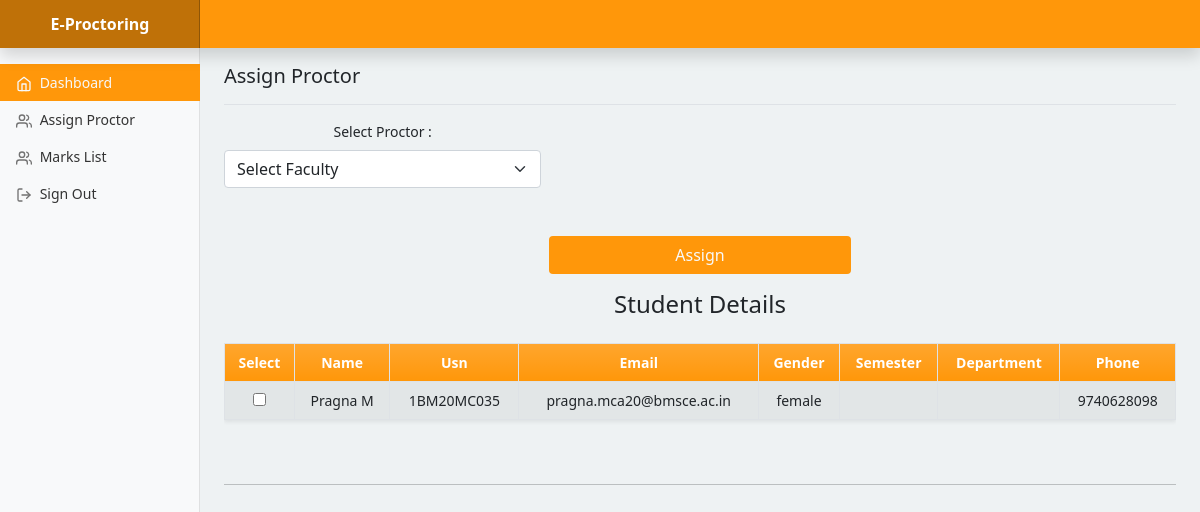
Screenshot of /admin/addproctor.php (signed in) with the database file from the repository.
### tables this page shows
CREATE TABLE `proctoring_student` (
  `id` int(10) NOT NULL,
  `proctoring_student_name` varchar(255) NOT NULL,
  `proctoring_student_gender` varchar(255) NOT NULL,
  `proctoring_student_usn` varchar(255) NOT NULL,
  `proctoring_student_semester` varchar(255) NOT NULL,
  `proctoring_student_department` varchar(255) NOT NULL,
  `proctoring_student_phone` varchar(255) NOT NULL,
  `proctoring_student_email` varchar(255) NOT NULL,
  `Pswd` varchar(50) NOT NULL,
  `Proctor` varchar(50) NOT NULL DEFAULT '--'
);

### admin/addproctor.php (the view, shortened to what this page needs)
<?php
require "../config/database.php";
?>
<!doctype html>
<html lang="en">
<head>
  <link href="../css/bootstrap.css" rel="stylesheet">
  <link rel="stylesheet" href="https://stackpath.bootstrapcdn.com/font-awesome/4.7.0/css/font-awesome.min.css">
</head>
<body>
  <div class="d-flex flex-column min-vh-100 bg-cover" style="background:#eef2f3;">
    <header class="navbar navbar-dark sticky-top flex-md-nowrap p-0 shadow" style="background: #FF970A;">
      <a class="navbar-brand col-md-3 col-lg-2 me-0 px-3 text-center fw-bold" href="../index.php">E-Proctoring</a>
      <div class="form-control w-100" style="background: #FF970A;"></div>
    </header>
    <div class="container-fluid">
      <div class="row">
        <nav id="sidebarMenu" class="col-md-3 col-lg-2 d-md-block bg-light sidebar collapse">
          <div class="position-sticky pt-3">
            <ul class="nav flex-column">
              <li class="nav-item">
                <a class="nav-link home active text-light " aria-current="page" href="dashboard.php" style="background: #FF970A;">
                  <span data-feather="home"></span>
                  Dashboard
                </a>
              </li>
              <li class="nav-item">
                <a class="nav-link faculty" aria-current="page" href="addproctor.php">
                  <span data-feather="users"></span>
                  Assign Proctor
                </a>
              </li>
              <li class="nav-item">
                <a class="nav-link faculty" aria-current="page" href="markslist.php">
                  <span data-feather="users"></span>
                  Marks List
                </a>
              </li>
              <li class="nav-item">
                <a class="nav-link farmer" aria-current="page" href="logout.php">
                  <span data-feather="log-out"></span>
                  Sign Out
                </a>
              </li>
            </ul>
          </div>
        </nav>
        <main class="col-md-9 ms-sm-auto col-lg-10 px-md-4">
          <div class="d-flex justify-content-between flex-wrap flex-md-nowrap align-items-center pt-3 pb-2 mb-3 border-bottom">
            <h1 class="h3 lead">Assign Proctor</h1>
          </div>
          <form id="form" name="form" method="GET" action="assigprocdata.php" class="text-center">
		  <div class="mb-3 col-md-4">
                <label class="form-label">Select Proctor :</label>
                <select class="form-select shadow-none" name="proctor" id="proctor" required="required" data-placeholder='--Select Subject--'>
                  <option>Select Faculty</option>
                </select>
              </div>
			  <div class="row justify-content-evenly mt-5">
              <div class="mb-3 col-md-4">
                <input type="submit" class="btn w-100 text-light" value="Assign" name="butsave" id="butsave" style="background: #FF970A;" />
              </div>
            </div>
            <h4 class="h4 text-center mb-4">Student Details</h4>
            <div class="table-responsive">
                        <table class="table table-striped table-hover table-bordered shadow-sm align-middle">
                            <thead class=" bg-gradient text-white" style="background: #FF970A;">
                                <tr class="text-center">
								<th>Select</th>
                                    <th>Name</th>
                                    <th>Usn</th>
                                    <th>Email</th>
                                    <th>Gender</th>
                                    <th>Semester</th>
                                    <th>Department</th>
                                    <th>Phone</th>
                                </tr>
                            </thead>
                            <tbody>
                                <?php
                                $query = "select * from proctoring_student where Proctor='--'";
                                $result = mysqli_query($link, $query);
                                while ($row = mysqli_fetch_array($result)) {
                                    $id = $row['id'];
                                    $proctoring_student_name = $row['proctoring_student_name'];
                                    $proctoring_student_usn = $row['proctoring_student_usn'];
                                    $proctoring_student_semester = $row['proctoring_student_semester'];
                                    $proctoring_student_department = $row['proctoring_student_department'];
                                    $proctoring_student_email = $row['proctoring_student_email'];
                                    $proctoring_student_phone = $row['proctoring_student_phone'];
                                    $proctoring_student_gender = $row['proctoring_student_gender'];
                                    echo '<tr class="text-center">';
                                    echo '<td><input type="checkbox" value="'.$id.'" onchange="checkCheckbox('.$id.')" /></td>';
                                    echo '<td>' . $proctoring_student_name . '</td>';
                                    echo '<td>' . $proctoring_student_usn . '</td>';
                                    echo '<td>' . $proctoring_student_email . '</td>';
                                    echo '<td>' . $proctoring_student_gender . '</td>';
                                    echo '<td>' . $proctoring_student_semester . '</td>';
                                    echo '<td>' . $proctoring_student_department . '</td>';
                                    echo '<td>' . $proctoring_student_phone . '</td>';
                                    echo '</tr>';
                                }
                                ?>
                            </tbody>
                        </table>
                    </div>
          </form>
          <div class="my-5"><hr></div>
        </main>
      </div>
    </div>
  </div>
</body>
</html>

### admin/addproctor.php (style rules this page uses)
body { font-size: .875rem; }
.bg-cover { background-size: cover !important; }
.feather { width: 16px; height: 16px; vertical-align: text-bottom; }
.sidebar { position: fixed; top: 0; bottom: 0; left: 0; z-index: 100; padding: 48px 0 0; box-shadow: inset -1px 0 0 rgba(0, 0, 0, .1); }
.sidebar .nav-link { font-weight: 500; color: #333; }
.sidebar .nav-link .feather { margin-right: 4px; color: #727272; }
.sidebar .nav-link.active { color: #007bff; }
.sidebar .nav-link:hover .feather, .sidebar .nav-link.active .feather { color: inherit; }
.navbar-brand { padding-top: .75rem; padding-bottom: .75rem; font-size: 1rem; background-color: rgba(0, 0, 0, .25); box-shadow: inset -1px 0 0 rgba(0, 0, 0, .25); }
.navbar .form-control { padding: .75rem 1rem; border-width: 0; border-radius: 0; }

### rows the page displays
proctoring_student: proctoring_student_name "Pragna M", proctoring_student_usn "1BM20MC035", proctoring_student_email "pragna.mca20@bmsce.ac.in", proctoring_student_gender "female", proctoring_student_phone "9740628098"
